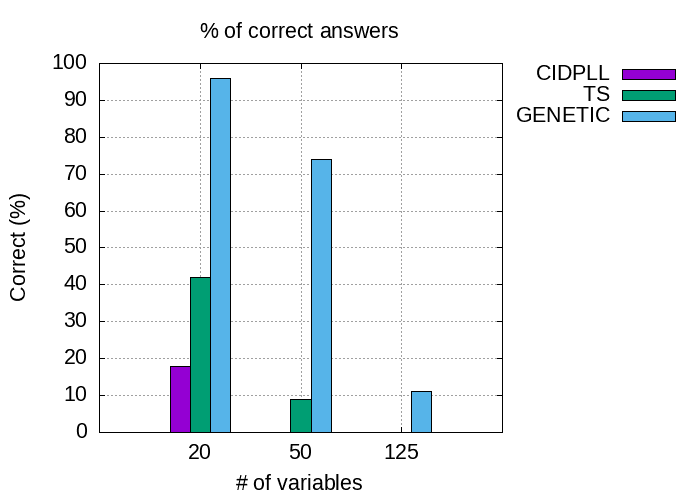

This figure's gnuplot source:
# Configurações básicas
set title "% of correct answers"
set ylabel "Correct (%)"
set xlabel "# of variables"
set grid
set key outside
set key top right

set terminal png size 700,500
set terminal png font "Arial,16"
set output 'correct_percent.png'

set ytics 0, 10
# Formato dos dados CSV
set datafile separator ','

set style data histograms
set style histogram cluster gap 2
set style fill solid border -1
set boxwidth 1 relative

# Plotar os dados dos dois arquivos
plot "../test_results/processed_results_CIDPLL_5rep.txt" using ($5*100):xtic(1) title "CIDPLL", \
      "../test_results/processed_results_TS_5rep.txt" using ($5*100):xtic(1) title "TS", \
      "../test_results/processed_results_GENETIC_5rep.txt" using ($5*100):xtic(1) title "GENETIC"
     
